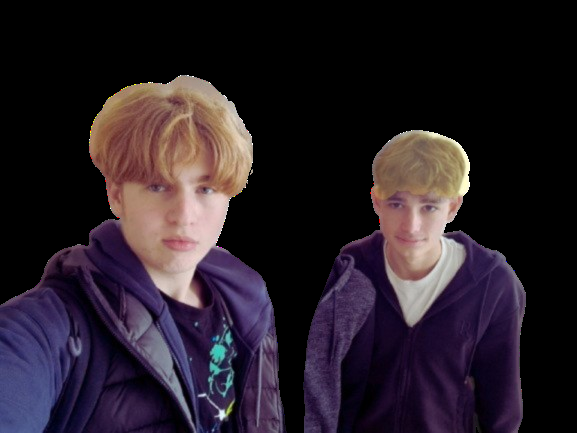
#> input picture HW_lesson5/pazany.png, 577 x 433 px
$ python HW_lesson4.py
#> lines starting #> are read from the running program, lines starting #| are printed output that depends on the picture; after the words box and inside, x2 and y2 are one past the last pixel; in counts of white or black regions, pixels touching at a corner belong together
import cv2
import numpy as np

img = cv2.imread('pazany.png')
#> img is the input picture: shape (433, 577, 3); mean B, G, R 39.1, 30.6, 39.9


img_copy = img.copy()
img_copy_color = img_copy.copy()
img_copy = cv2.cvtColor(img_copy, cv2.COLOR_BGR2GRAY)
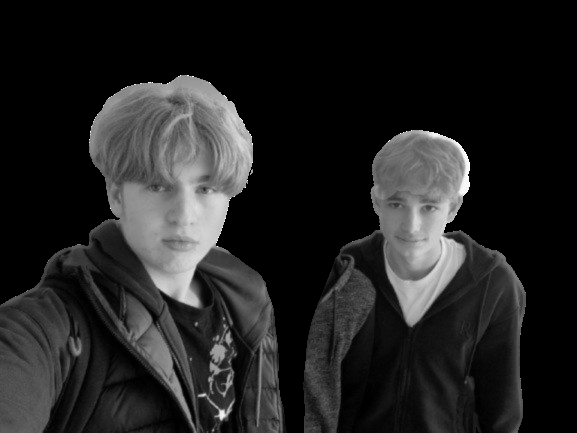
#> img_copy: shape (433, 577); min 0, max 255, mean 34.4
img_copy = cv2.GaussianBlur(img_copy, (5, 5), 2)
img_copy = cv2.Canny(img_copy, 150, 120)
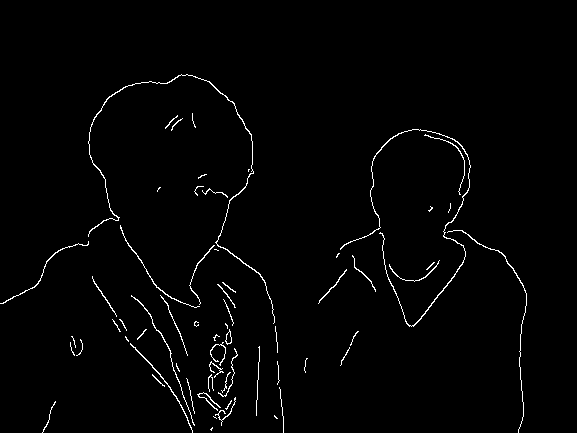
#> img_copy: shape (433, 577); 1.6% white in thin lines or dots, all inside (x1, y1, x2, y2) = (0, 74, 527, 433)
contours, hierarchy = cv2.findContours(img_copy, cv2.RETR_EXTERNAL, cv2.CHAIN_APPROX_NONE)
#> contours = 63 contours, 50 with area under 20; largest, box (x1, y1, x2, y2) and area: (88, 74, 275, 324) 158, (340, 129, 471, 327) 148, (130, 343, 193, 433) 57, (225, 329, 232, 345) 53, (120, 225, 200, 308) 42

for cnt in contours:
    area = cv2.contourArea(cnt)
    if area > 100:
        x, y, w, h = cv2.boundingRect(cnt)
        cv2.drawContours(img_copy_color, [cnt], -1, (0, 255, 0), 2)
        cv2.rectangle(img_copy_color, (x, y), (x + w, y + h), (0, 255, 0), 2)
        text_y = y - 5 if y - 5 > 10 else y + 15
        text_x = f'x:{x} y:{y} S:{int(area)}'

        cv2.putText(img_copy_color, text_x, (x, text_y), cv2.FONT_HERSHEY_SIMPLEX, 0.5, (0, 255, 0), 1)
#> this loop made 63 passes
#> (area, x, y, w, h, text_y, text_x) on passes 59, 63: (148.5, 340, 129, 131, 198, 124, 'x:340 y:129 S:148'), (157.5, 88, 74, 187, 250, 69, 'x:88 y:74 S:157')
#> area on passes 7, 20, 28, 37, 40, 41: 27, 57, 53, 39, 21, 26
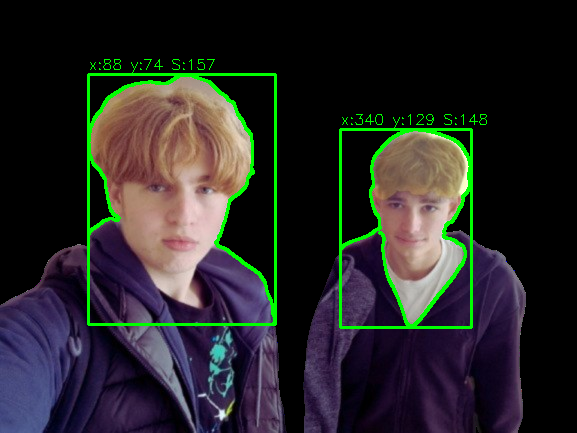
#> img_copy_color: shape (433, 577, 3); 3.64% of pixels changed, all inside (x1, y1, x2, y2) = (87, 59, 487, 329)

cv2.imshow('Image', img)
cv2.imshow('Canny', img_copy)
cv2.imshow('Contours and Bounding Boxes', img_copy_color)

cv2.waitKey(0)
cv2.destroyAllWindows()
